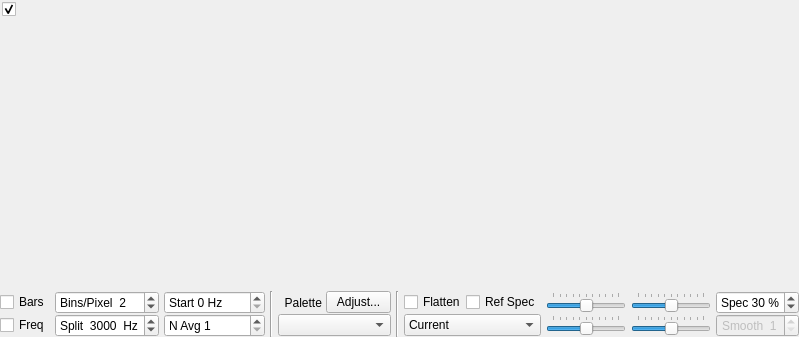
<?xml version="1.0" encoding="UTF-8"?>
<ui version="4.0">
 <class>WideGraph</class>
 <widget class="QDialog" name="WideGraph">
  <property name="geometry">
   <rect>
    <x>0</x>
    <y>0</y>
    <width>799</width>
    <height>337</height>
   </rect>
  </property>
  <property name="windowTitle">
   <string>Dialog</string>
  </property>
  <layout class="QVBoxLayout" name="verticalLayout">
   <property name="spacing">
    <number>1</number>
   </property>
   <property name="leftMargin">
    <number>0</number>
   </property>
   <property name="topMargin">
    <number>0</number>
   </property>
   <property name="rightMargin">
    <number>0</number>
   </property>
   <property name="bottomMargin">
    <number>0</number>
   </property>
   <item>
    <widget class="CPlotter" name="widePlot">
     <property name="enabled">
      <bool>true</bool>
     </property>
     <property name="sizePolicy">
      <sizepolicy hsizetype="Preferred" vsizetype="MinimumExpanding">
       <horstretch>0</horstretch>
       <verstretch>0</verstretch>
      </sizepolicy>
     </property>
     <property name="minimumSize">
      <size>
       <width>400</width>
       <height>100</height>
      </size>
     </property>
     <property name="frameShape">
      <enum>QFrame::NoFrame</enum>
     </property>
     <property name="frameShadow">
      <enum>QFrame::Plain</enum>
     </property>
     <property name="lineWidth">
      <number>1</number>
     </property>
     <widget class="QCheckBox" name="cbControls">
      <property name="geometry">
       <rect>
        <x>2</x>
        <y>1</y>
        <width>18</width>
        <height>17</height>
       </rect>
      </property>
      <property name="maximumSize">
       <size>
        <width>18</width>
        <height>16777215</height>
       </size>
      </property>
      <property name="text">
       <string/>
      </property>
      <property name="checked">
       <bool>true</bool>
      </property>
     </widget>
    </widget>
   </item>
   <item>
    <widget class="QWidget" name="controls_widget" native="true">
     <property name="sizePolicy">
      <sizepolicy hsizetype="Preferred" vsizetype="Maximum">
       <horstretch>0</horstretch>
       <verstretch>0</verstretch>
      </sizepolicy>
     </property>
     <layout class="QGridLayout" name="gridLayout">
      <property name="leftMargin">
       <number>0</number>
      </property>
      <property name="topMargin">
       <number>0</number>
      </property>
      <property name="rightMargin">
       <number>0</number>
      </property>
      <property name="bottomMargin">
       <number>0</number>
      </property>
      <property name="horizontalSpacing">
       <number>5</number>
      </property>
      <property name="verticalSpacing">
       <number>0</number>
      </property>
      <item row="1" column="11">
       <widget class="QSlider" name="zero2dSlider">
        <property name="sizePolicy">
         <sizepolicy hsizetype="Expanding" vsizetype="Fixed">
          <horstretch>1</horstretch>
          <verstretch>0</verstretch>
         </sizepolicy>
        </property>
        <property name="minimumSize">
         <size>
          <width>80</width>
          <height>0</height>
         </size>
        </property>
        <property name="maximumSize">
         <size>
          <width>200</width>
          <height>16777215</height>
         </size>
        </property>
        <property name="toolTip">
         <string>Spectrum zero</string>
        </property>
        <property name="minimum">
         <number>-50</number>
        </property>
        <property name="maximum">
         <number>50</number>
        </property>
        <property name="orientation">
         <enum>Qt::Horizontal</enum>
        </property>
        <property name="tickPosition">
         <enum>QSlider::TicksAbove</enum>
        </property>
       </widget>
      </item>
      <item row="0" column="6" rowspan="2">
       <widget class="Line" name="line_2">
        <property name="orientation">
         <enum>Qt::Vertical</enum>
        </property>
       </widget>
      </item>
      <item row="0" column="9">
       <widget class="QSlider" name="gainSlider">
        <property name="sizePolicy">
         <sizepolicy hsizetype="Expanding" vsizetype="Fixed">
          <horstretch>1</horstretch>
          <verstretch>0</verstretch>
         </sizepolicy>
        </property>
        <property name="minimumSize">
         <size>
          <width>80</width>
          <height>0</height>
         </size>
        </property>
        <property name="maximumSize">
         <size>
          <width>200</width>
          <height>16777215</height>
         </size>
        </property>
        <property name="toolTip">
         <string>Waterfall gain</string>
        </property>
        <property name="minimum">
         <number>-50</number>
        </property>
        <property name="maximum">
         <number>50</number>
        </property>
        <property name="orientation">
         <enum>Qt::Horizontal</enum>
        </property>
        <property name="tickPosition">
         <enum>QSlider::TicksAbove</enum>
        </property>
       </widget>
      </item>
      <item row="0" column="7">
       <layout class="QHBoxLayout" name="horizontalLayout_3">
        <item>
         <widget class="QCheckBox" name="cbFlatten">
          <property name="toolTip">
           <string>&lt;html&gt;&lt;head/&gt;&lt;body&gt;&lt;p&gt;Flatten spectral baseline over the full displayed interval.&lt;/p&gt;&lt;/body&gt;&lt;/html&gt;</string>
          </property>
          <property name="text">
           <string>Flatten</string>
          </property>
         </widget>
        </item>
        <item>
         <widget class="QCheckBox" name="cbRef">
          <property name="toolTip">
           <string>&lt;html&gt;&lt;head/&gt;&lt;body&gt;&lt;p&gt;Compute and save a reference spectrum.  (Not yet fully implemented.)&lt;/p&gt;&lt;/body&gt;&lt;/html&gt;</string>
          </property>
          <property name="text">
           <string>Ref Spec</string>
          </property>
         </widget>
        </item>
       </layout>
      </item>
      <item row="1" column="9">
       <widget class="QSlider" name="gain2dSlider">
        <property name="sizePolicy">
         <sizepolicy hsizetype="Expanding" vsizetype="Fixed">
          <horstretch>1</horstretch>
          <verstretch>0</verstretch>
         </sizepolicy>
        </property>
        <property name="minimumSize">
         <size>
          <width>80</width>
          <height>0</height>
         </size>
        </property>
        <property name="maximumSize">
         <size>
          <width>200</width>
          <height>16777215</height>
         </size>
        </property>
        <property name="toolTip">
         <string>Spectrum gain</string>
        </property>
        <property name="minimum">
         <number>-50</number>
        </property>
        <property name="maximum">
         <number>50</number>
        </property>
        <property name="orientation">
         <enum>Qt::Horizontal</enum>
        </property>
        <property name="tickPosition">
         <enum>QSlider::TicksAbove</enum>
        </property>
       </widget>
      </item>
      <item row="0" column="11">
       <widget class="QSlider" name="zeroSlider">
        <property name="sizePolicy">
         <sizepolicy hsizetype="Expanding" vsizetype="Fixed">
          <horstretch>1</horstretch>
          <verstretch>0</verstretch>
         </sizepolicy>
        </property>
        <property name="minimumSize">
         <size>
          <width>80</width>
          <height>0</height>
         </size>
        </property>
        <property name="maximumSize">
         <size>
          <width>200</width>
          <height>16777215</height>
         </size>
        </property>
        <property name="toolTip">
         <string>Waterfall zero</string>
        </property>
        <property name="minimum">
         <number>-50</number>
        </property>
        <property name="maximum">
         <number>50</number>
        </property>
        <property name="orientation">
         <enum>Qt::Horizontal</enum>
        </property>
        <property name="tickPosition">
         <enum>QSlider::TicksAbove</enum>
        </property>
       </widget>
      </item>
      <item row="0" column="13" rowspan="2">
       <spacer name="horizontalSpacer_2">
        <property name="orientation">
         <enum>Qt::Horizontal</enum>
        </property>
        <property name="sizeHint" stdset="0">
         <size>
          <width>5</width>
          <height>20</height>
         </size>
        </property>
       </spacer>
      </item>
      <item row="0" column="5">
       <layout class="QHBoxLayout" name="horizontalLayout">
        <item>
         <widget class="QLabel" name="labPalette">
          <property name="text">
           <string>  Palette </string>
          </property>
          <property name="alignment">
           <set>Qt::AlignLeading|Qt::AlignLeft|Qt::AlignVCenter</set>
          </property>
         </widget>
        </item>
        <item>
         <widget class="QPushButton" name="adjust_palette_push_button">
          <property name="maximumSize">
           <size>
            <width>65</width>
            <height>16777215</height>
           </size>
          </property>
          <property name="toolTip">
           <string>&lt;html&gt;&lt;head/&gt;&lt;body&gt;&lt;p&gt;Enter definition for a new color palette.&lt;/p&gt;&lt;/body&gt;&lt;/html&gt;</string>
          </property>
          <property name="text">
           <string>Adjust...</string>
          </property>
          <property name="autoDefault">
           <bool>false</bool>
          </property>
         </widget>
        </item>
       </layout>
      </item>
      <item row="0" column="12">
       <widget class="QSpinBox" name="sbPercent2dPlot">
        <property name="minimumSize">
         <size>
          <width>75</width>
          <height>0</height>
         </size>
        </property>
        <property name="toolTip">
         <string>&lt;html&gt;&lt;head/&gt;&lt;body&gt;&lt;p&gt;Set fractional size of spectrum in this window.&lt;/p&gt;&lt;/body&gt;&lt;/html&gt;</string>
        </property>
        <property name="alignment">
         <set>Qt::AlignCenter</set>
        </property>
        <property name="suffix">
         <string> %</string>
        </property>
        <property name="prefix">
         <string>Spec </string>
        </property>
        <property name="maximum">
         <number>100</number>
        </property>
        <property name="singleStep">
         <number>5</number>
        </property>
        <property name="value">
         <number>30</number>
        </property>
       </widget>
      </item>
      <item row="1" column="7">
       <widget class="QComboBox" name="spec2dComboBox">
        <property name="toolTip">
         <string>&lt;html&gt;&lt;head/&gt;&lt;body&gt;&lt;p&gt;Select data for spectral display&lt;/p&gt;&lt;/body&gt;&lt;/html&gt;</string>
        </property>
        <property name="currentIndex">
         <number>0</number>
        </property>
        <item>
         <property name="text">
          <string>Current</string>
         </property>
        </item>
        <item>
         <property name="text">
          <string>Cumulative</string>
         </property>
        </item>
        <item>
         <property name="text">
          <string>Linear Avg</string>
         </property>
        </item>
        <item>
         <property name="text">
          <string>Reference</string>
         </property>
        </item>
        <item>
         <property name="text">
          <string>Q65_Sync</string>
         </property>
        </item>
        <item>
         <property name="text">
          <string>Total power (dB)</string>
         </property>
        </item>
       </widget>
      </item>
      <item row="1" column="2">
       <widget class="QSpinBox" name="fSplitSpinBox">
        <property name="minimumSize">
         <size>
          <width>100</width>
          <height>0</height>
         </size>
        </property>
        <property name="toolTip">
         <string>&lt;html&gt;&lt;head/&gt;&lt;body&gt;&lt;p&gt;Decode JT9 only above this frequency&lt;/p&gt;&lt;/body&gt;&lt;/html&gt;</string>
        </property>
        <property name="suffix">
         <string>  Hz</string>
        </property>
        <property name="prefix">
         <string>Split  </string>
        </property>
        <property name="minimum">
         <number>0</number>
        </property>
        <property name="maximum">
         <number>5000</number>
        </property>
        <property name="singleStep">
         <number>100</number>
        </property>
        <property name="value">
         <number>3000</number>
        </property>
       </widget>
      </item>
      <item row="1" column="3">
       <widget class="QSpinBox" name="waterfallAvgSpinBox">
        <property name="toolTip">
         <string>Number of FFTs averaged (controls waterfall scrolling rate)</string>
        </property>
        <property name="prefix">
         <string>N Avg </string>
        </property>
        <property name="minimum">
         <number>1</number>
        </property>
        <property name="maximum">
         <number>500</number>
        </property>
       </widget>
      </item>
      <item row="1" column="5">
       <widget class="QComboBox" name="paletteComboBox">
        <property name="toolTip">
         <string>Select waterfall palette</string>
        </property>
       </widget>
      </item>
      <item row="0" column="3">
       <widget class="QSpinBox" name="fStartSpinBox">
        <property name="minimumSize">
         <size>
          <width>0</width>
          <height>0</height>
         </size>
        </property>
        <property name="toolTip">
         <string>&lt;html&gt;&lt;head/&gt;&lt;body&gt;&lt;p&gt;Frequency at left edge of waterfall&lt;/p&gt;&lt;/body&gt;&lt;/html&gt;</string>
        </property>
        <property name="suffix">
         <string> Hz</string>
        </property>
        <property name="prefix">
         <string>Start </string>
        </property>
        <property name="maximum">
         <number>4900</number>
        </property>
        <property name="singleStep">
         <number>100</number>
        </property>
       </widget>
      </item>
      <item row="0" column="4" rowspan="2">
       <widget class="Line" name="line">
        <property name="orientation">
         <enum>Qt::Vertical</enum>
        </property>
       </widget>
      </item>
      <item row="1" column="12">
       <widget class="QSpinBox" name="smoSpinBox">
        <property name="enabled">
         <bool>false</bool>
        </property>
        <property name="toolTip">
         <string>Smoothing of Linear Average spectrum</string>
        </property>
        <property name="alignment">
         <set>Qt::AlignCenter</set>
        </property>
        <property name="suffix">
         <string/>
        </property>
        <property name="prefix">
         <string>Smooth  </string>
        </property>
        <property name="minimum">
         <number>1</number>
        </property>
        <property name="maximum">
         <number>7</number>
        </property>
       </widget>
      </item>
      <item row="0" column="2">
       <widget class="QSpinBox" name="bppSpinBox">
        <property name="minimumSize">
         <size>
          <width>100</width>
          <height>0</height>
         </size>
        </property>
        <property name="maximumSize">
         <size>
          <width>16777215</width>
          <height>16777215</height>
         </size>
        </property>
        <property name="toolTip">
         <string>Compression factor for frequency scale</string>
        </property>
        <property name="suffix">
         <string/>
        </property>
        <property name="prefix">
         <string>Bins/Pixel  </string>
        </property>
        <property name="minimum">
         <number>1</number>
        </property>
        <property name="maximum">
         <number>1000</number>
        </property>
        <property name="singleStep">
         <number>1</number>
        </property>
        <property name="value">
         <number>2</number>
        </property>
       </widget>
      </item>
      <item row="0" column="0" rowspan="2">
       <spacer name="horizontalSpacer">
        <property name="orientation">
         <enum>Qt::Horizontal</enum>
        </property>
        <property name="sizeHint" stdset="0">
         <size>
          <width>5</width>
          <height>20</height>
         </size>
        </property>
       </spacer>
      </item>
      <item row="0" column="1">
       <widget class="QCheckBox" name="cbBars">
        <property name="maximumSize">
         <size>
          <width>16777215</width>
          <height>16777215</height>
         </size>
        </property>
        <property name="text">
         <string>Bars</string>
        </property>
       </widget>
      </item>
      <item row="1" column="1">
       <widget class="QCheckBox" name="cbFreq">
        <property name="maximumSize">
         <size>
          <width>16777215</width>
          <height>16777215</height>
         </size>
        </property>
        <property name="text">
         <string>Freq</string>
        </property>
       </widget>
      </item>
     </layout>
    </widget>
   </item>
  </layout>
 </widget>
 <customwidgets>
  <customwidget>
   <class>CPlotter</class>
   <extends>QFrame</extends>
   <header>widgets/plotter.h</header>
   <container>1</container>
  </customwidget>
 </customwidgets>
 <tabstops>
  <tabstop>cbControls</tabstop>
  <tabstop>bppSpinBox</tabstop>
  <tabstop>fStartSpinBox</tabstop>
  <tabstop>fSplitSpinBox</tabstop>
  <tabstop>waterfallAvgSpinBox</tabstop>
  <tabstop>adjust_palette_push_button</tabstop>
  <tabstop>paletteComboBox</tabstop>
  <tabstop>cbFlatten</tabstop>
  <tabstop>cbRef</tabstop>
  <tabstop>spec2dComboBox</tabstop>
  <tabstop>gainSlider</tabstop>
  <tabstop>zeroSlider</tabstop>
  <tabstop>gain2dSlider</tabstop>
  <tabstop>zero2dSlider</tabstop>
  <tabstop>sbPercent2dPlot</tabstop>
  <tabstop>smoSpinBox</tabstop>
 </tabstops>
 <resources/>
 <connections/>
</ui>
